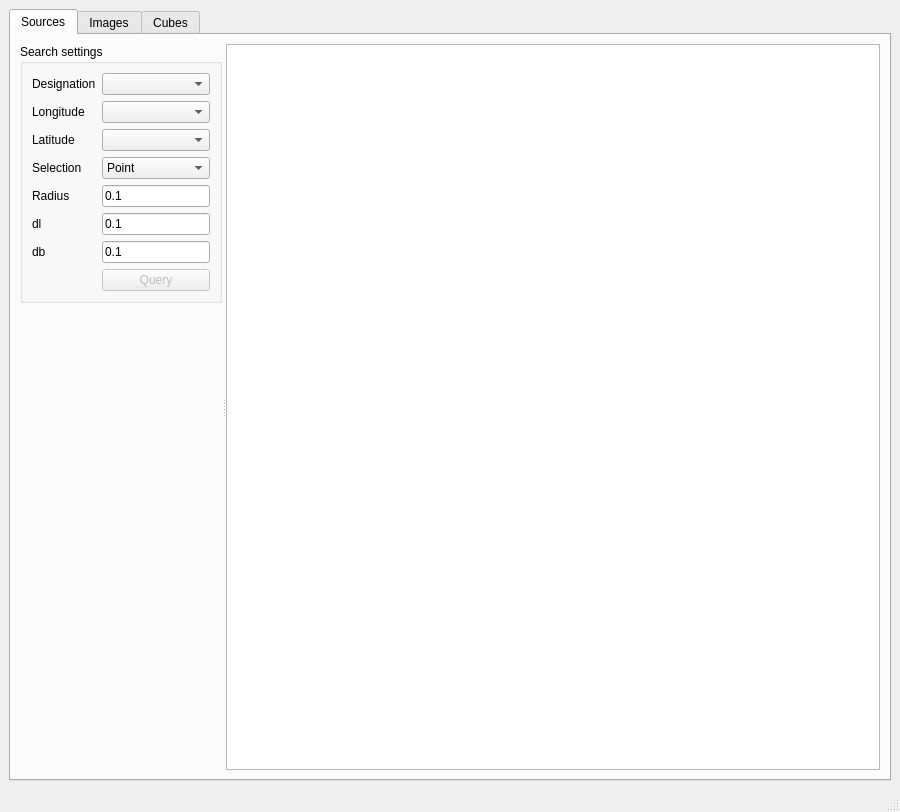
<?xml version="1.0" encoding="UTF-8"?>
<ui version="4.0">
 <class>UserTableWindow</class>
 <widget class="QMainWindow" name="UserTableWindow">
  <property name="geometry">
   <rect>
    <x>0</x>
    <y>0</y>
    <width>900</width>
    <height>812</height>
   </rect>
  </property>
  <property name="windowTitle">
   <string>Load User Table</string>
  </property>
  <widget class="QWidget" name="centralwidget">
   <layout class="QVBoxLayout" name="verticalLayout">
    <item>
     <widget class="QTabWidget" name="tabWidget">
      <property name="currentIndex">
       <number>0</number>
      </property>
      <widget class="QWidget" name="sourcesTab">
       <attribute name="title">
        <string>Sources</string>
       </attribute>
       <layout class="QVBoxLayout" name="verticalLayout_6">
        <item>
         <widget class="QSplitter" name="splitter">
          <property name="orientation">
           <enum>Qt::Horizontal</enum>
          </property>
          <property name="childrenCollapsible">
           <bool>false</bool>
          </property>
          <widget class="QWidget" name="settingsContainer" native="true">
           <layout class="QVBoxLayout" name="verticalLayout_3">
            <item alignment="Qt::AlignTop">
             <widget class="QGroupBox" name="searchSettingContainer">
              <property name="title">
               <string>Search settings</string>
              </property>
              <layout class="QFormLayout" name="formLayout_2">
               <item row="3" column="0">
                <widget class="QLabel" name="selectionLabel">
                 <property name="text">
                  <string>Selection</string>
                 </property>
                </widget>
               </item>
               <item row="3" column="1">
                <widget class="QComboBox" name="selectionComboBox">
                 <item>
                  <property name="text">
                   <string>Point</string>
                  </property>
                 </item>
                 <item>
                  <property name="text">
                   <string>Rectangular</string>
                  </property>
                 </item>
                </widget>
               </item>
               <item row="4" column="0">
                <widget class="QLabel" name="radiusLabel">
                 <property name="text">
                  <string>Radius</string>
                 </property>
                </widget>
               </item>
               <item row="4" column="1">
                <widget class="QLineEdit" name="radiusLineEdit">
                 <property name="text">
                  <string>0.1</string>
                 </property>
                </widget>
               </item>
               <item row="5" column="0">
                <widget class="QLabel" name="dlLabel">
                 <property name="text">
                  <string>dl</string>
                 </property>
                </widget>
               </item>
               <item row="5" column="1">
                <widget class="QLineEdit" name="dlLineEdit">
                 <property name="text">
                  <string>0.1</string>
                 </property>
                </widget>
               </item>
               <item row="6" column="0">
                <widget class="QLabel" name="dbLabel">
                 <property name="text">
                  <string>db</string>
                 </property>
                </widget>
               </item>
               <item row="6" column="1">
                <widget class="QLineEdit" name="dbLineEdit">
                 <property name="text">
                  <string>0.1</string>
                 </property>
                </widget>
               </item>
               <item row="7" column="1">
                <widget class="QPushButton" name="queryButton">
                 <property name="enabled">
                  <bool>false</bool>
                 </property>
                 <property name="text">
                  <string>Query</string>
                 </property>
                </widget>
               </item>
               <item row="0" column="0">
                <widget class="QLabel" name="label">
                 <property name="text">
                  <string>Designation</string>
                 </property>
                </widget>
               </item>
               <item row="0" column="1">
                <widget class="QComboBox" name="idBox"/>
               </item>
               <item row="1" column="0">
                <widget class="QLabel" name="label_2">
                 <property name="text">
                  <string>Longitude</string>
                 </property>
                </widget>
               </item>
               <item row="1" column="1">
                <widget class="QComboBox" name="glonBox"/>
               </item>
               <item row="2" column="0">
                <widget class="QLabel" name="label_3">
                 <property name="text">
                  <string>Latitude</string>
                 </property>
                </widget>
               </item>
               <item row="2" column="1">
                <widget class="QComboBox" name="glatBox"/>
               </item>
              </layout>
             </widget>
            </item>
           </layout>
          </widget>
          <widget class="QTableWidget" name="sourcesTable">
           <property name="sizePolicy">
            <sizepolicy hsizetype="Expanding" vsizetype="Expanding">
             <horstretch>1</horstretch>
             <verstretch>0</verstretch>
            </sizepolicy>
           </property>
           <property name="editTriggers">
            <set>QAbstractItemView::NoEditTriggers</set>
           </property>
           <property name="selectionMode">
            <enum>QAbstractItemView::SingleSelection</enum>
           </property>
           <property name="selectionBehavior">
            <enum>QAbstractItemView::SelectRows</enum>
           </property>
          </widget>
         </widget>
        </item>
       </layout>
      </widget>
      <widget class="QWidget" name="imagesTab">
       <attribute name="title">
        <string>Images</string>
       </attribute>
       <layout class="QVBoxLayout" name="verticalLayout_7">
        <item>
         <widget class="QSplitter" name="splitter_2">
          <property name="orientation">
           <enum>Qt::Horizontal</enum>
          </property>
          <property name="childrenCollapsible">
           <bool>false</bool>
          </property>
          <widget class="QScrollArea" name="imagesScrollArea">
           <property name="minimumSize">
            <size>
             <width>200</width>
             <height>0</height>
            </size>
           </property>
           <property name="widgetResizable">
            <bool>true</bool>
           </property>
           <widget class="QWidget" name="imagesScrollAreaContents">
            <property name="geometry">
             <rect>
              <x>0</x>
              <y>0</y>
              <width>198</width>
              <height>646</height>
             </rect>
            </property>
            <layout class="QVBoxLayout" name="verticalLayout_2"/>
           </widget>
          </widget>
          <widget class="QTableWidget" name="imagesTable">
           <property name="editTriggers">
            <set>QAbstractItemView::NoEditTriggers</set>
           </property>
           <property name="selectionMode">
            <enum>QAbstractItemView::NoSelection</enum>
           </property>
           <column>
            <property name="text">
             <string/>
            </property>
           </column>
           <column>
            <property name="text">
             <string>designation</string>
            </property>
           </column>
           <column>
            <property name="text">
             <string>glon</string>
            </property>
           </column>
           <column>
            <property name="text">
             <string>glat</string>
            </property>
           </column>
           <column>
            <property name="text">
             <string># cutouts</string>
            </property>
           </column>
          </widget>
         </widget>
        </item>
        <item alignment="Qt::AlignRight">
         <widget class="QPushButton" name="downloadImagesButton">
          <property name="text">
           <string>Download</string>
          </property>
         </widget>
        </item>
       </layout>
      </widget>
      <widget class="QWidget" name="cubesTab">
       <attribute name="title">
        <string>Cubes</string>
       </attribute>
       <layout class="QVBoxLayout" name="verticalLayout_9">
        <item>
         <widget class="QSplitter" name="splitter_3">
          <property name="orientation">
           <enum>Qt::Horizontal</enum>
          </property>
          <property name="childrenCollapsible">
           <bool>false</bool>
          </property>
          <widget class="QScrollArea" name="cubesScrollArea">
           <property name="minimumSize">
            <size>
             <width>180</width>
             <height>0</height>
            </size>
           </property>
           <property name="widgetResizable">
            <bool>true</bool>
           </property>
           <widget class="QWidget" name="cubesScrollAreaContents">
            <property name="geometry">
             <rect>
              <x>0</x>
              <y>0</y>
              <width>178</width>
              <height>646</height>
             </rect>
            </property>
            <layout class="QVBoxLayout" name="verticalLayout_4"/>
           </widget>
          </widget>
          <widget class="QTableWidget" name="cubesTable">
           <property name="editTriggers">
            <set>QAbstractItemView::NoEditTriggers</set>
           </property>
           <property name="selectionMode">
            <enum>QAbstractItemView::NoSelection</enum>
           </property>
           <column>
            <property name="text">
             <string/>
            </property>
           </column>
           <column>
            <property name="text">
             <string>designation</string>
            </property>
           </column>
           <column>
            <property name="text">
             <string>glon</string>
            </property>
           </column>
           <column>
            <property name="text">
             <string>glat</string>
            </property>
           </column>
           <column>
            <property name="text">
             <string># cubes</string>
            </property>
           </column>
          </widget>
         </widget>
        </item>
        <item alignment="Qt::AlignRight">
         <widget class="QPushButton" name="downloadCubesButton">
          <property name="text">
           <string>Download</string>
          </property>
         </widget>
        </item>
       </layout>
      </widget>
     </widget>
    </item>
   </layout>
  </widget>
  <widget class="QMenuBar" name="menubar">
   <property name="geometry">
    <rect>
     <x>0</x>
     <y>0</y>
     <width>900</width>
     <height>24</height>
    </rect>
   </property>
  </widget>
  <widget class="QStatusBar" name="statusbar"/>
 </widget>
 <tabstops>
  <tabstop>tabWidget</tabstop>
  <tabstop>idBox</tabstop>
  <tabstop>glonBox</tabstop>
  <tabstop>glatBox</tabstop>
  <tabstop>selectionComboBox</tabstop>
  <tabstop>radiusLineEdit</tabstop>
  <tabstop>dlLineEdit</tabstop>
  <tabstop>dbLineEdit</tabstop>
  <tabstop>queryButton</tabstop>
  <tabstop>sourcesTable</tabstop>
  <tabstop>imagesScrollArea</tabstop>
  <tabstop>imagesTable</tabstop>
  <tabstop>cubesScrollArea</tabstop>
  <tabstop>cubesTable</tabstop>
 </tabstops>
 <resources/>
 <connections/>
</ui>
